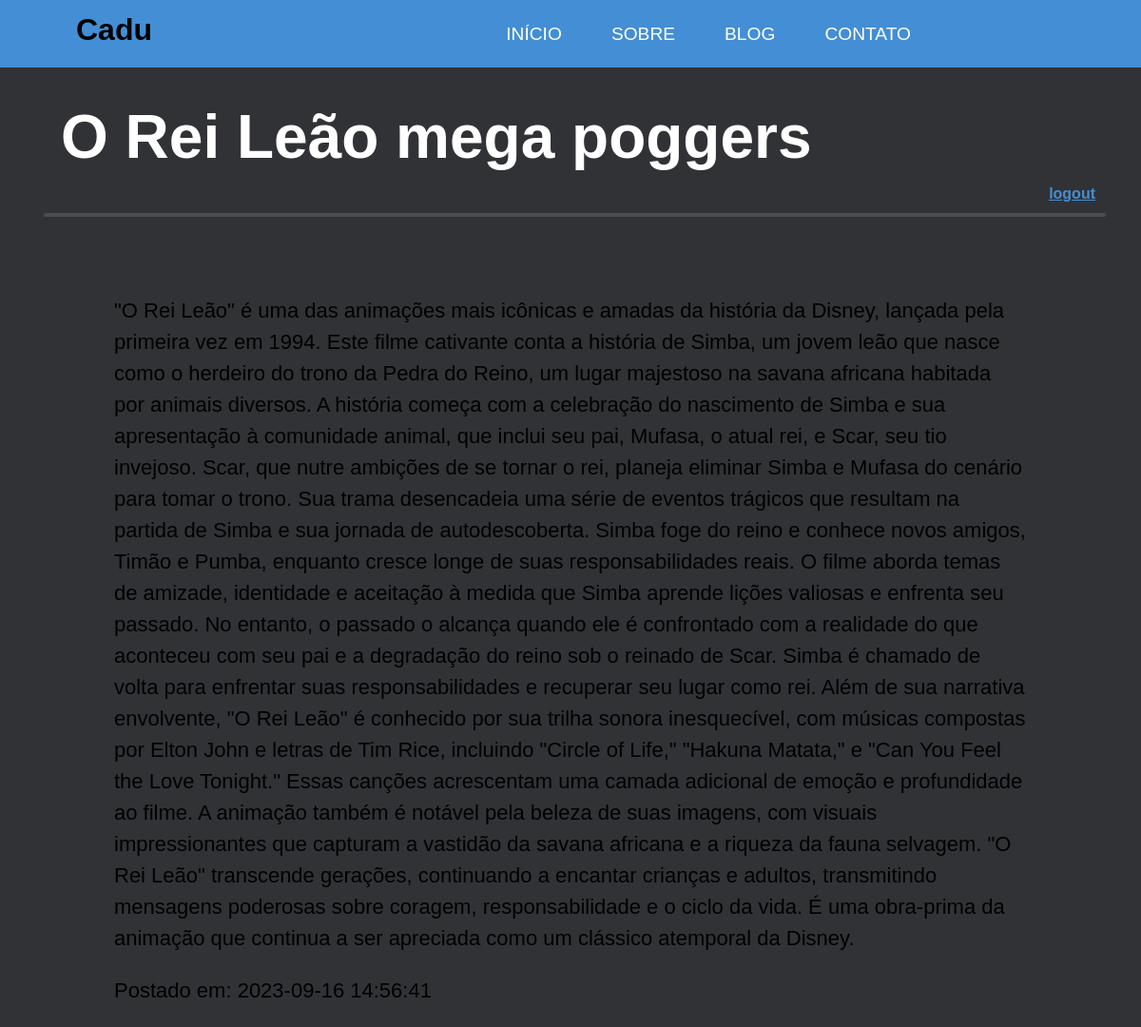
/blog/2 (signed in), run on the app's committed database.
### tables this page shows
CREATE TABLE posts (
  id INTEGER PRIMARY KEY AUTOINCREMENT,
  title VARCHAR(64) NOT NULL,
  body TEXT NOT NULL,
  created_at TIMESTAMP NULL DEFAULT CURRENT_TIMESTAMP
);

### app.py (the view)
@app.route('/blog/<int:post_id>')
def blog_post(post_id):
    sql_str = "SELECT title, body, created_at FROM posts WHERE id = ?"
    cur = g.db.execute(sql_str, [post_id])
    title, body, created_at = cur.fetchone()
    post = {
        'title': title,
        'body': body,
        'created_at': created_at
        }
    return render_template('single_post.html', post=post)

### app.py (called while the page is built)
def connect():
    return sqlite3.connect(app.config["DATABASE"])

@app.before_request
def before_request():
    g.db = connect()

@app.teardown_request
def teardown_request(exception):
    if exception:
        pass
    if hasattr(g, 'db'):
        g.db.close()

### templates/single_post.html
{% extends "base.html" %}
{% block content %}
    <p>{{ post.body }}</p>
    <p>Postado em: {{ post.created_at }}</p>
{% endblock %}

### static/styles.css (style rules this page uses)
:root { --background: rgb(49, 50, 53); --background_accent_primary: rgba(75, 75, 80, 1); --header_background: rgba(71, 159, 241, 0.85); --header_background_hover: rgba(71, 159, 241, 1); --header_background_active: rgba(49, 132, 210, 1); }
*, *::before, *::after { box-sizing: border-box; }
body { margin: 0; background: var(--background); font-family: Arial, Helvetica, sans-serif; font-weight: 400; }
.content p { font-size: 22px; font-family: Verdana, Geneva, Tahoma, sans-serif; }

### data on the page
posts: title "O Rei Leão mega poggers", body "\"O Rei Leão\" é uma das animações mais icônicas e amadas da história da Disney, lançada pela primeira vez em 1994. Este filme cativante conta a história de Simba, um jovem leão que nasce como o herdeiro do trono da Pedra do Reino, um lugar majestoso na savana africana habitada por animais diversos. A história começa com a celebração do nascimento de Simba e sua apresentação à comunidade animal, que inclui seu pai, Mufasa, o atual rei, e Scar, seu tio invejoso. Scar, que nutre ambições de se tornar o rei, planeja eliminar Simba e Mufasa do cenário para tomar o trono. Sua trama desencadeia uma série de eventos trágicos que resultam na partida de Simba e sua jornada de autodescoberta. Simba…", created_at "2023-09-16 14:56:41"
